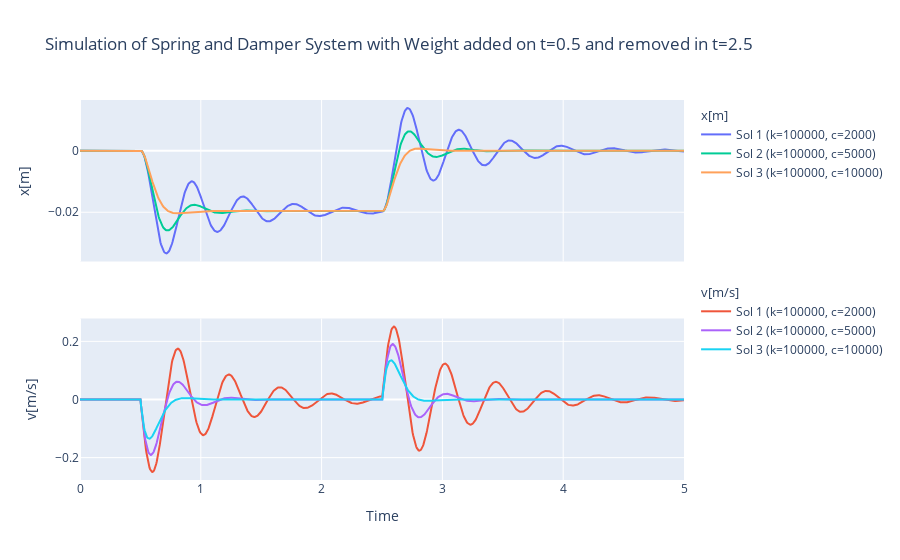

Notebook cell for this chart:
### Code cell
# Solve and Plot Spring and Damper
# Initial Conditions
w_0 = np.array([0, 0.0])

# Parameters
t_span = [0,5]
steps = 1000
f_ext = lambda t,w: 0 if t<0.5 or t>2.5 else -200*9.81

k_vals = [1e5,1e5,1e5]
c_vals = [2e3,5e3,1e4]

# Solve and Plot
fig = None
for i in range(len(k_vals)):
    spring = Spring(k_vals[i],c_vals[i])
    legend=f'Sol {i+1} (k={spring.k:g}, c={spring.c:g})'
    if not fig: fig = spring.plot_sol(*spring.solve_fe(w_0, t_span,1000,f_ext=f_ext),["x[m]","v[m/s]"], legend=legend,
                title = "Simulation of Spring and Damper System with Weight added on t=0.5 and removed in t=2.5", plot=[1,1])
    else: spring.add_sol(fig, *spring.solve_fe(w_0,t_span,f_ext=f_ext), legend=legend, plot=[1,1])
fig.show()

### Figure 1 — Plotly figure (JSON) as saved in the notebook; plotly's stock layout.template omitted (floating-point values rounded to 4 significant figures; data arrays with more than 128 entries replaced by an {"elided": "..."} marker saying what was removed)
{"data": [{"legendgroup": "1", "legendgrouptitle": {"text": "x[m]"}, "name": "Sol 1 (k=100000, c=2000)", "type": "scatter", "x": {"elided": "1000 float values"}, "xaxis": "x", "y": {"elided": "1000 float values"}, "yaxis": "y"}, {"legendgroup": "2", "legendgrouptitle": {"text": "v[m/s]"}, "name": "Sol 1 (k=100000, c=2000)", "type": "scatter", "x": {"elided": "1000 float values"}, "xaxis": "x2", "y": {"elided": "1000 float values"}, "yaxis": "y2"}, {"legendgroup": "1", "name": "Sol 2 (k=100000, c=5000)", "type": "scatter", "x": {"elided": "1000 float values"}, "xaxis": "x", "y": {"elided": "1000 float values"}, "yaxis": "y"}, {"legendgroup": "2", "name": "Sol 2 (k=100000, c=5000)", "type": "scatter", "x": {"elided": "1000 float values"}, "xaxis": "x2", "y": {"elided": "1000 float values"}, "yaxis": "y2"}, {"legendgroup": "1", "name": "Sol 3 (k=100000, c=10000)", "type": "scatter", "x": {"elided": "1000 float values"}, "xaxis": "x", "y": {"elided": "1000 float values"}, "yaxis": "y"}, {"legendgroup": "2", "name": "Sol 3 (k=100000, c=10000)", "type": "scatter", "x": {"elided": "1000 float values"}, "xaxis": "x2", "y": {"elided": "1000 float values"}, "yaxis": "y2"}], "layout": {"legend": {"groupclick": "toggleitem", "tracegroupgap": 100}, "title": {"text": "Simulation of Spring and Damper System with Weight added on t=0.5 and removed in t=2.5"}, "xaxis": {"anchor": "y", "domain": [0, 1], "showticklabels": false}, "xaxis2": {"anchor": "y2", "domain": [0, 1], "showticklabels": true, "title": {"text": "Time"}}, "yaxis": {"anchor": "x", "domain": [0.575, 1], "title": {"text": "x[m]"}}, "yaxis2": {"anchor": "x2", "domain": [0, 0.425], "title": {"text": "v[m/s]"}}}}
